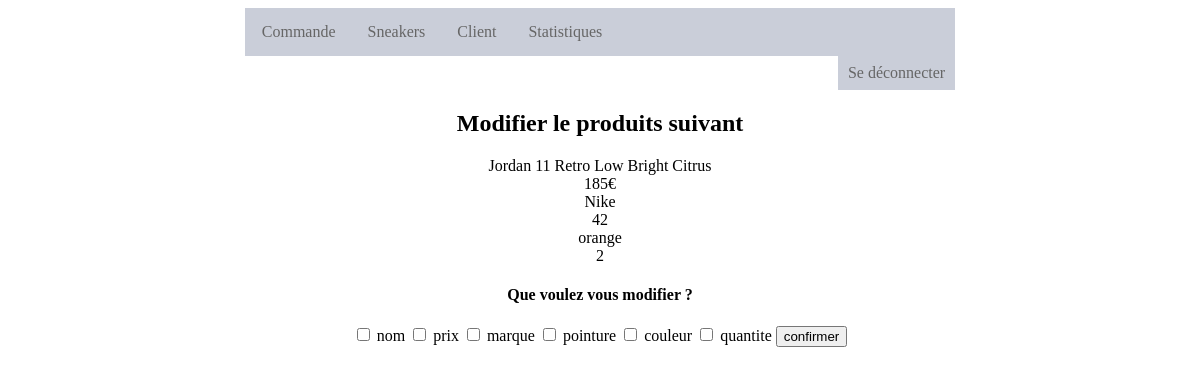
The app's page /admin/modProduct.php?id=1 (signed in) with its own data.
### tables this page shows
CREATE TABLE Produit(
        idProduit Int  Auto_increment  NOT NULL ,
        model       Varchar (50) NOT NULL ,
        prix      Float NOT NULL ,
        marque    Varchar (50) NOT NULL ,
        quantite  Int NOT NULL,
        pointure  Float NOT NULL ,
        couleur   Varchar (50) NOT NULL,
	CONSTRAINT produit_PK PRIMARY KEY (idProduit)
);

### admin/modProduct.php (the view, shortened to what this page needs)
<?php
	require_once '../config.php';
?>
<!DOCTYPE html>
<html>
<link rel="stylesheet" type="text/css" href="../style.css">
<head>
</head>
<body>
<div class="contenant">
	<div class="menu">
		<ul class="menu">
            <li class="menu"><a  href="home.php">Commande</a></li>
			<li class="menu"><a  href="sneakers.php">Sneakers</a></li>
			<li class="menu"><a href="client.php">Client</a></li>
            <li class="menu"><a href="stats.php">Statistiques</a></li>
		</ul>
		<ul class="menu_s">
        <li class="menu_s"><a href="signout.php">Se déconnecter</a></li>
		</ul>
	</div>
	<div>
	<h2 align="center"> Modifier le produits suivant</h2>
    <?php
    if(isset($_GET['id'])){
        $query = "SELECT * FROM produit WHERE idProduit=".$_GET['id'];
        $result = mysqli_query($con, $query);
        $row = mysqli_fetch_array($result);
        echo '<p align="center">';
        echo $row['model'];
        echo '<br>';
        echo $row['prix']."€";
        echo '<br>';
        echo $row['marque'];
        echo '<br>';
        echo $row['pointure'];
        echo '<br>';
        echo $row['couleur'];
        echo '<br>';
        echo $row['quantite'];
        echo "</p>";
        echo '<h4 align="center" >Que voulez vous modifier ?</h4>
        <form action="modProduct.php" method="post" align="center">
        <input  type="checkbox" id="nom" name="nom" value="true">
        <label for="nom"> nom </label>
        <input  type="checkbox" id="prix" name="prix" value="true">
        <label for="prix"> prix </label>
        <input  type="checkbox" id="marque" name="marque" value="true">
        <label for="marque"> marque </label>
        <input  type="checkbox" id="pointure" name="pointure" value="true">
        <label for="pointure"> pointure </label>
        <input  type="checkbox" id="couleur" name="couleur" value="true">
        <label for="couleur"> couleur </label>
        <input  type="checkbox" id="quantite" name="quantite" value="true">
        <label for="quantite"> quantite </label>
        <input type="hidden" name="id" value="'.$_GET['id'].'" />
        <input  type="submit" name = submit1 value="confirmer">
        </form>';
    }
	echo "<br><br>";
	?>
	</div>
</div>
</body>
</html>

### style.css (style rules this page uses)
.contenant { display:block; margin-left: auto; margin-right: auto; width:60%; }
ul.menu { list-style-type: none; margin: 0; padding: 0; overflow: hidden; border: 1px solid #caced9; background-color: #caced9; }
li.menu { float: left; }
li.menu a { display: block; color: #666; text-align: center; padding: 14px 16px; text-decoration: none; }
ul.menu_s { list-style-type: none; margin: 0; padding: 0; overflow: hidden; background-color: white; }
li.menu_s { float: right; }
li.menu_s a { display: block; color: #666; text-align: center; padding: 8px 10px; text-decoration: none; background-color: #caced9; }
a:link { color: blue; }

### records on screen
produit: model "Jordan 11 Retro Low Bright Citrus", prix "185", marque "Nike", pointure "42", couleur "orange", quantite "2"
